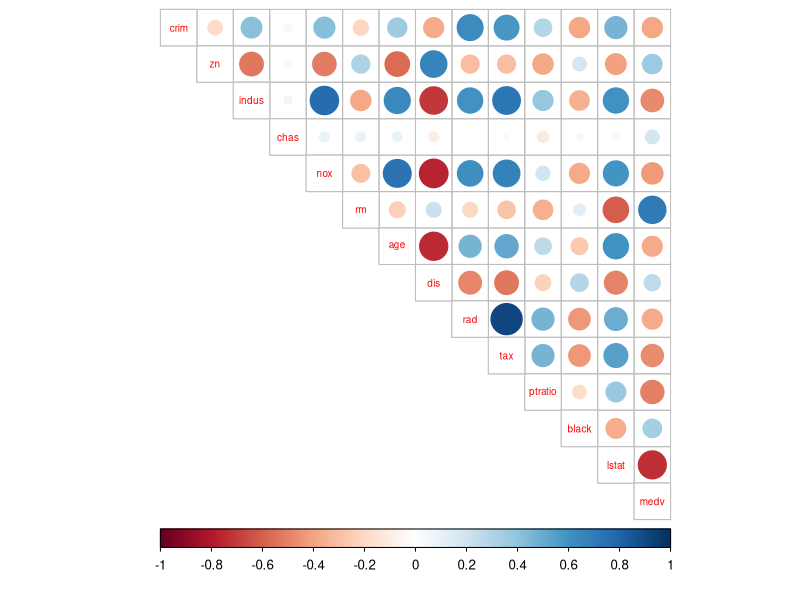
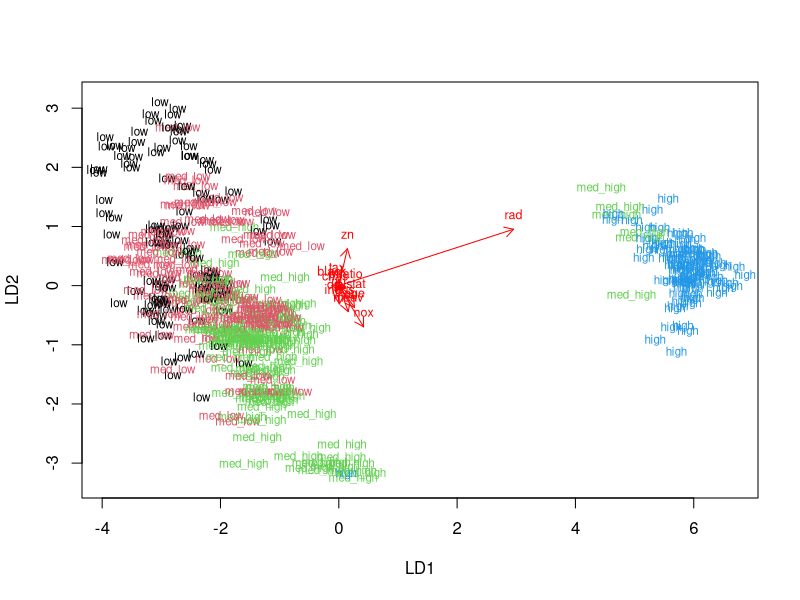

Reproduce these figures in R, in order.
## ---- chunk 1
library(MASS)
data("Boston")
str(Boston)
summary(Boston)
names(Boston)
## ---- chunk 2
library(corrplot)
library(tidyverse)
cor_matrix<-cor(Boston)  %>% round(digits=2)
corrplot(cor_matrix, type="upper", cl.pos = "b",tl.pos = "d",tl.cex = 0.6  )

## ---- chunk 3
boston_scaled <- scale(Boston)
summary(boston_scaled)
## ---- chunk 4
boston_scaled <- as.data.frame(boston_scaled)
## ---- chunk 5
bins <- quantile(boston_scaled$crim)
crime <- cut(boston_scaled$crim, breaks = bins, include.lowest = TRUE, labels = c("low", "med_low", "med_high", "high"))
## ---- chunk 6
boston_scaled <- dplyr::select(boston_scaled, -crim)
boston_scaled <- data.frame(boston_scaled, crime)
## ---- chunk 7
n <- nrow(boston_scaled)
ind <- sample(n,  size = n * 0.8)
train <- boston_scaled[ind,]
test <- boston_scaled[-ind,]
## ---- chunk 8
lda.fit <- lda(crime ~ ., data = train)
lda.arrows <- function(x, myscale = 1, arrow_heads = 0.1, color = "red", tex = 0.75, choices = c(1,2)){
  heads <- coef(x)
  arrows(x0 = 0, y0 = 0, 
         x1 = myscale * heads[,choices[1]], 
         y1 = myscale * heads[,choices[2]], col=color, length = arrow_heads)
  text(myscale * heads[,choices], labels = row.names(heads), 
       cex = tex, col=color, pos=3)
}
classes <- as.numeric(train$crime)
plot(lda.fit, dimen = 2, col=classes, pch=classes)
lda.arrows(lda.fit, myscale = 1)

## ---- chunk 9
correct_classes <- test$crime
lda.pred <- predict(lda.fit, newdata = test)
table(correct = correct_classes, predicted = lda.pred$class)
